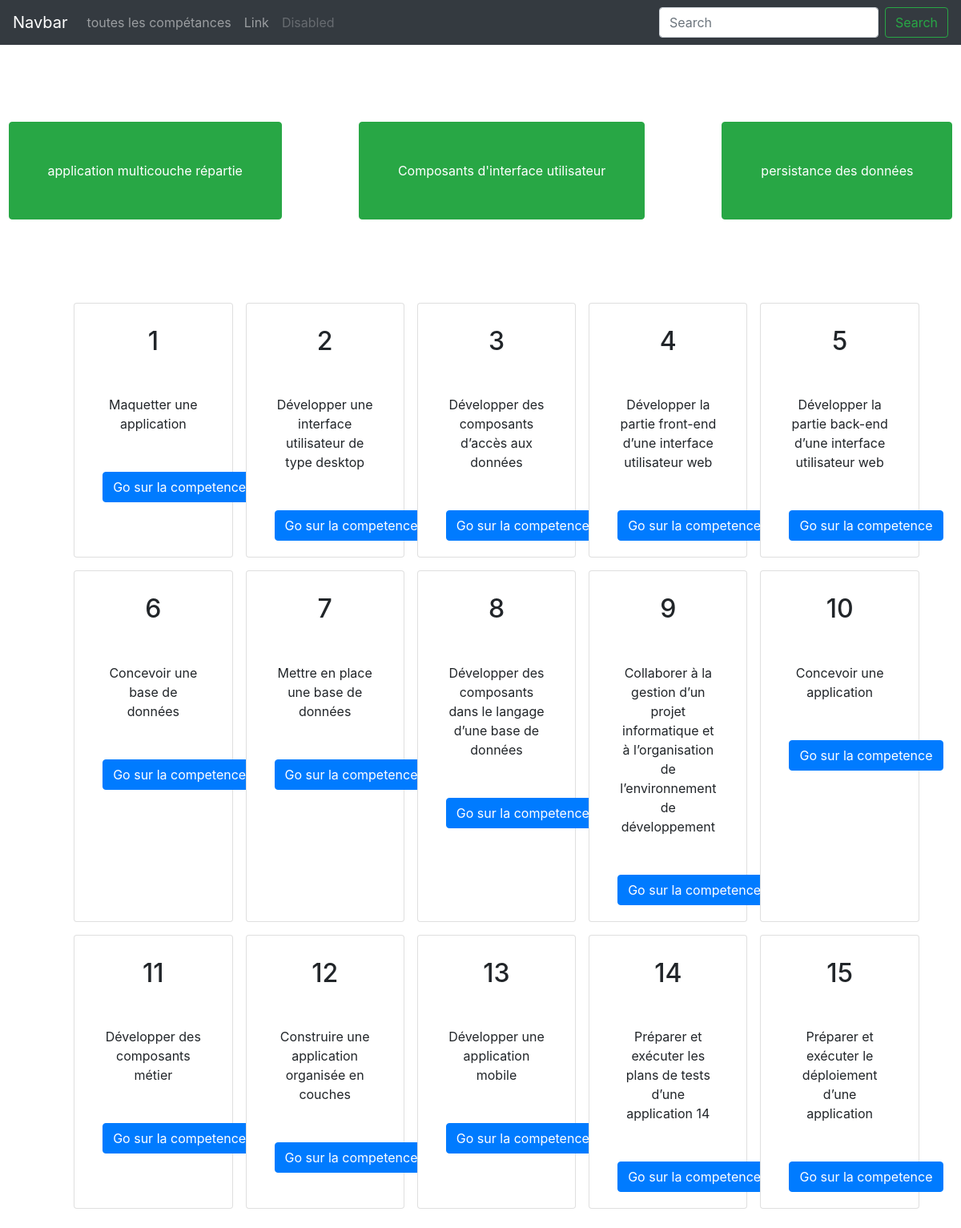
Page /php_connexion/index.php?loc=all on the committed database.
### tables this page shows
CREATE TABLE `competences_professionnelles` (
  `id` int(11) NOT NULL,
  `nom` varchar(45) NOT NULL,
  `description_courte` text NOT NULL,
  `description_long` text,
  `id_type` int(11) NOT NULL
);

### php_connexion/index.php (called while the page is built, shortened)
<?php
include('connexion/M_all.php');
$model = new M_all();
$listAll = $model->readAll();
$activityAll = $model->readAllActivity();
include('view/template.php');

### php_connexion/connexion/M_all.php (called while the page is built, shortened)
<?php
class M_all extends Connexion
{
    public function readAll()
    {
        try {
            $pdo = $this->getConnexion();
            $query = "SELECT * FROM competences_professionnelles ";
            $stmt = $pdo->prepare($query);
            $stmt->execute();
            return $stmt->fetchAll(PDO::FETCH_ASSOC);
        } catch (PDOException $e) {
            echo $e->getMessage();
        }
    }
    public function readAllActivity(){
        try {
            $pdo = $this->getConnexion();
            $query = "SELECT id,descrip_courte FROM activités_types";
            $stmt = $pdo->prepare($query);
            $stmt->execute();
            return $stmt->fetchAll(PDO::FETCH_ASSOC);
        } catch (PDOException $e) {
            echo $e->getMessage();
        }
    }
}

### php_connexion/view/v_all.php (the view)
<?php
if (isset($listAll) && isset($activityAll)) : ?>
    <div class="row">
        <div class="col-md-12 p-5 d-flex justify-content-center">
            <?php foreach ($activityAll as $eachActi) : ?>
                <a href="index.php?loc=activity&id=<?= $eachActi['id'] ?>" class=" p-5 m-5 btn btn-success"><?= $eachActi['descrip_courte'] ?></a>
            <?php endforeach; ?>
        </div>
    </div>
    <ul class="row d-flex justify-content-center">
        <?php foreach ($listAll as $value) : ?>
            <div class="card m-2 col-md-2 ">
                <div class="card-body text-center ">
                    <h2 class="card-title mt-2 mb-5"><?= htmlentities($value['id']) ?></h2>
                    <li class="card-text mt-2 mb-5"><?= htmlentities($value['description_courte']) ?></li>
                    <a href="index.php?loc=one&id=<?= $value['id'] ?>" class="btn btn-primary">Go sur la competence</a>
                </div>
            </div>
        <?php endforeach; ?>
    <?php endif; ?>
    </ul>

### php_connexion/view/template.php (style rules this page uses)
li { list-style: none; }
a:link { text-transform: none; }

### rows in the picture
activités_types: descrip_courte "application multicouche répartie"
activités_types: descrip_courte "Composants d'interface utilisateur"
activités_types: descrip_courte "persistance des données"
competences_professionnelles: id "1", description_courte "Maquetter une application"
competences_professionnelles: id "2", description_courte "Développer une interface utilisateur de type desktop"
competences_professionnelles: id "3", description_courte "Développer des composants d’accès aux données"
competences_professionnelles: id "4", description_courte "Développer la partie front-end d’une interface utilisateur web"
competences_professionnelles: id "5", description_courte "Développer la partie back-end d’une interface utilisateur web"
competences_professionnelles: id "6", description_courte "Concevoir une base de données"
competences_professionnelles: id "7", description_courte "Mettre en place une base de données"
competences_professionnelles: id "8", description_courte "Développer des composants dans le langage d’une base de données"
competences_professionnelles: id "9", description_courte "Collaborer à la gestion d’un projet informatique et à l’organisation de l’environnement de développement"
competences_professionnelles: id "10", description_courte "Concevoir une application"
competences_professionnelles: id "11", description_courte "Développer des composants métier"
competences_professionnelles: id "12", description_courte "Construire une application organisée en couches"
competences_professionnelles: id "13", description_courte "Développer une application mobile"
competences_professionnelles: id "14", description_courte "Préparer et exécuter les plans de tests d’une application 14"
competences_professionnelles: id "15", description_courte "Préparer et exécuter le déploiement d’une application"
